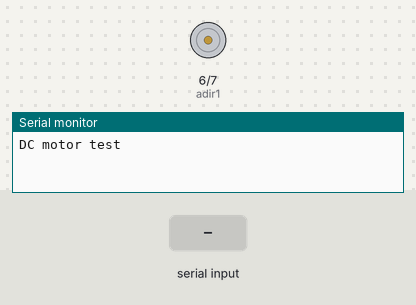
Simulated run of this sketch. Board: Arduino Uno, built with avr-gcc and run on an emulated ATmega328P. Shown: motor-driver pin pairs drawn as motors (green arrow = first pin HIGH = forward, orange = second pin HIGH = backward, longer = more drive, scaled by the enable pin), the last lines printed to the serial monitor. The inputs (shaded band) are chosen by the test bench.

Above: at 1.2 s.
1.3 s: "50\n" received over Serial
At 2.4 s:
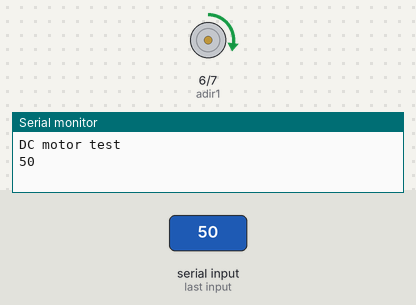
2.8 s: "0\n" received over Serial
At 3.5 s:
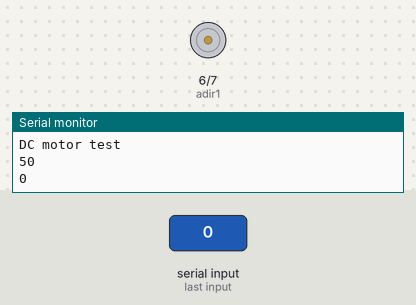
4.3 s: "100\n" received over Serial
At 4.7 s:
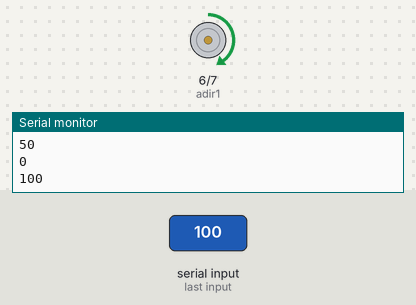
5.8 s: "150\n" received over Serial
At 7.0 s:
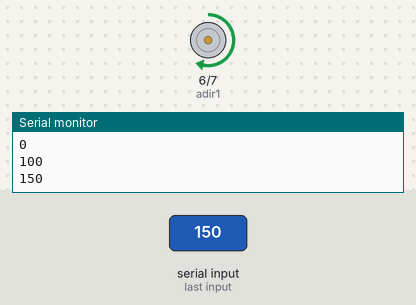
7.3 s: "200\n" received over Serial
At 8.2 s:
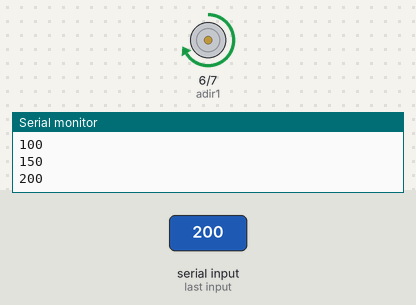
Timing chart, 0 to 9.8 s (numbered marks = the images above; inputs shaded):
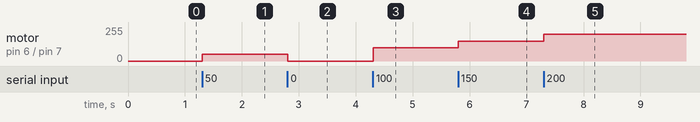

The sketch:

l298n.ino
```cpp
const int aena = 5;
const int adir1 = 6;
const int adir2 = 7;


void setup(){
  Serial.begin(9600);
  pinMode(aena, OUTPUT);
  pinMode(adir1, OUTPUT);
  pinMode(adir2, OUTPUT);

  Serial.println("DC motor test");
}

void loop(){
  if(Serial.available() > 0) {
    String rad = Serial.readStringUntil('\n');
    if (rad == "0"){
      analogWrite(aena, 0);
      Serial.println(rad);
    }
    else if (rad == "50"){
      analogWrite(aena, 50);
      digitalWrite(adir1, 1);
      digitalWrite(adir2, 0);
      Serial.println(rad);
    }
    else if (rad == "100"){
      analogWrite(aena, 100);
      digitalWrite(adir1, 1);
      digitalWrite(adir2, 0);
      Serial.println(rad);
    }
    else if (rad == "150"){
      analogWrite(aena, 150);
      digitalWrite(adir1, 1);
      digitalWrite(adir2, 0);
      Serial.println(rad);
    }
    else if (rad == "200"){
      analogWrite(aena, 200);
      digitalWrite(adir1, 1);
      digitalWrite(adir2, 0);
      Serial.println(rad);
    }
    else if (rad == "255"){
      analogWrite(aena, 255);
      digitalWrite(adir1, 1);
      digitalWrite(adir2, 0);
      Serial.println(rad);
    }
    else{
      analogWrite(aena, 255);
      Serial.println(rad);
      digitalWrite(adir1, 1);
      digitalWrite(adir2, 0);
    }
  }
}
```

Measured:
- after the input at 1.3 s, motor on pin 6 (adir1) / pin 7 (adir2): stopped → forward 50/255 at once
- after the input at 2.8 s, motor on pin 6 (adir1) / pin 7 (adir2): forward 50/255 → stopped at once
- after the input at 4.3 s, motor on pin 6 (adir1) / pin 7 (adir2): stopped → forward 100/255 at once
- after the input at 5.8 s, motor on pin 6 (adir1) / pin 7 (adir2): forward 100/255 → forward 150/255 at once
- after the input at 7.3 s, motor on pin 6 (adir1) / pin 7 (adir2): forward 150/255 → forward 200/255 at once
